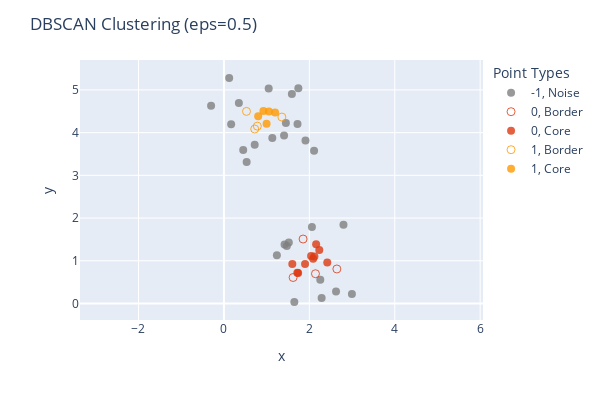

The cell this chart's notebook holds for it:
### Code cell
# A small eps value may lead to many noise points.
dbscan3 = DBSCAN(eps=0.35).fit(X)

cv_X.plot_DBSCAN_categories(dbscan3.labels_, dbscan3.core_sample_indices_, 
                            title='DBSCAN Clustering (eps=0.5)')

### Figure 1 — Plotly figure (JSON) as saved in the notebook; plotly's stock layout.template omitted (floating-point values rounded to 4 significant figures)
{"data": [{"hovertemplate": "color=-1<br>symbol=Noise<br>x=%{x}<br>y=%{y}<extra></extra>", "legendgroup": "-1, Noise", "marker": {"color": "grey", "opacity": 0.8, "size": 8, "symbol": "circle"}, "mode": "markers", "name": "-1, Noise", "orientation": "v", "showlegend": true, "type": "scatter", "x": [1.52, 1.723, 2.625, 2.997, 2.061, 0.1231, 1.591, 0.3499, 1.408, 1.133, 2.256, 0.5324, 2.111, -0.3002, 1.91, 0.1693, 1.743, 1.048, 2.288, 0.7209, 1.24, 1.451, 1.649, 1.473, 1.42, 2.799, 0.452], "xaxis": "x", "y": [1.425, 4.201, 0.2803, 0.2238, 1.791, 5.279, 4.905, 4.693, 3.933, 3.877, 0.5553, 3.313, 3.577, 4.631, 3.815, 4.197, 5.038, 5.031, 0.1295, 3.713, 1.129, 4.228, 0.03452, 1.348, 1.382, 1.846, 3.594], "yaxis": "y"}, {"hovertemplate": "color=0<br>symbol=Border<br>x=%{x}<br>y=%{y}<extra></extra>", "legendgroup": "0, Border", "marker": {"color": "#DC3912", "opacity": 0.8, "size": 8, "symbol": "circle-open"}, "mode": "markers", "name": "0, Border", "orientation": "v", "showlegend": true, "type": "scatter", "x": [1.854, 1.62, 2.144, 2.645], "xaxis": "x", "y": [1.509, 0.6082, 0.6968, 0.8077], "yaxis": "y"}, {"hovertemplate": "color=0<br>symbol=Core<br>x=%{x}<br>y=%{y}<extra></extra>", "legendgroup": "0, Core", "marker": {"color": "#DC3912", "opacity": 0.8, "size": 8, "symbol": "circle"}, "mode": "markers", "name": "0, Core", "orientation": "v", "showlegend": true, "type": "scatter", "x": [2.089, 2.041, 1.738, 2.233, 1.602, 1.719, 2.42, 2.159, 1.899, 2.119], "xaxis": "x", "y": [1.049, 1.112, 0.7163, 1.251, 0.9236, 0.7179, 0.9622, 1.386, 0.9257, 1.099], "yaxis": "y"}, {"hovertemplate": "color=1<br>symbol=Border<br>x=%{x}<br>y=%{y}<extra></extra>", "legendgroup": "1, Border", "marker": {"color": "#FF9900", "opacity": 0.8, "size": 8, "symbol": "circle-open"}, "mode": "markers", "name": "1, Border", "orientation": "v", "showlegend": true, "type": "scatter", "x": [1.357, 0.7826, 0.7214, 0.5285], "xaxis": "x", "y": [4.365, 4.153, 4.085, 4.497], "yaxis": "y"}, {"hovertemplate": "color=1<br>symbol=Core<br>x=%{x}<br>y=%{y}<extra></extra>", "legendgroup": "1, Core", "marker": {"color": "#FF9900", "opacity": 0.8, "size": 8, "symbol": "circle"}, "mode": "markers", "name": "1, Core", "orientation": "v", "showlegend": true, "type": "scatter", "x": [1.054, 0.9247, 1.198, 0.9991, 0.8023], "xaxis": "x", "y": [4.493, 4.509, 4.471, 4.21, 4.382], "yaxis": "y"}], "layout": {"coloraxis": {"showscale": false}, "height": 400, "legend": {"title": {"text": "Point Types"}, "tracegroupgap": 0}, "margin": {"t": 60}, "title": {"text": "DBSCAN Clustering (eps=0.5)"}, "width": 600, "xaxis": {"anchor": "y", "domain": [0, 1], "scaleanchor": "y", "scaleratio": 1, "title": {"text": "x"}}, "yaxis": {"anchor": "x", "domain": [0, 1], "scaleanchor": "x", "scaleratio": 1, "title": {"text": "y"}}}}
